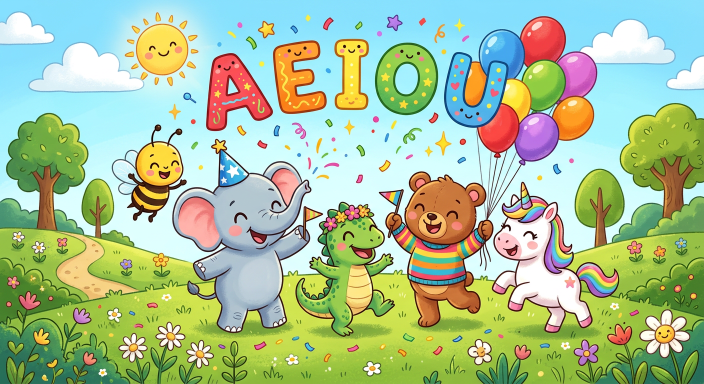
#> input picture images/characters_all.png, 1408 x 768 px (shown at 1/2 size)
$ python export_video.py 1.0
#> lines starting #> are read from the running program, lines starting #| are printed output that depends on the picture
import os
import sys
import math
import json
import subprocess
import numpy as np
from PIL import Image, ImageDraw, ImageFont

W, H = 1280, 720
FPS = 15

FONT_BOLD_PATH = "/usr/share/fonts/truetype/dejavu/DejaVuSans-Bold.ttf"
FONT_PATH = "/usr/share/fonts/truetype/dejavu/DejaVuSans.ttf"

def get_font(size, bold=True):
    p = FONT_BOLD_PATH if bold else FONT_PATH
    return ImageFont.truetype(p, size)

font_huge = get_font(84, True)
font_big = get_font(48, True)
font_med = get_font(32, True)
font_card_word = get_font(26, True)
font_card_sub = get_font(20, False)
font_badge = get_font(28, True)
font_sub = get_font(26, True)
font_small = get_font(22, True)

# Preload sprites
sprites = {}
for name in ['sprite_character_a.png', 'sprite_character_e.png', 'sprite_character_i.png', 'sprite_character_o.png', 'sprite_character_u.png']:
    p = os.path.join('images', name)
    if os.path.exists(p):
        sprites[name] = Image.open(p).convert('RGBA')

if os.path.exists('images/characters_all.png'):
    im_all = Image.open('images/characters_all.png').convert('RGBA')
    sprites['characters_all.png'] = im_all

# Pre-render colorful base background
def make_base_background():
    bg = Image.new('RGB', (W, H), (140, 215, 255))
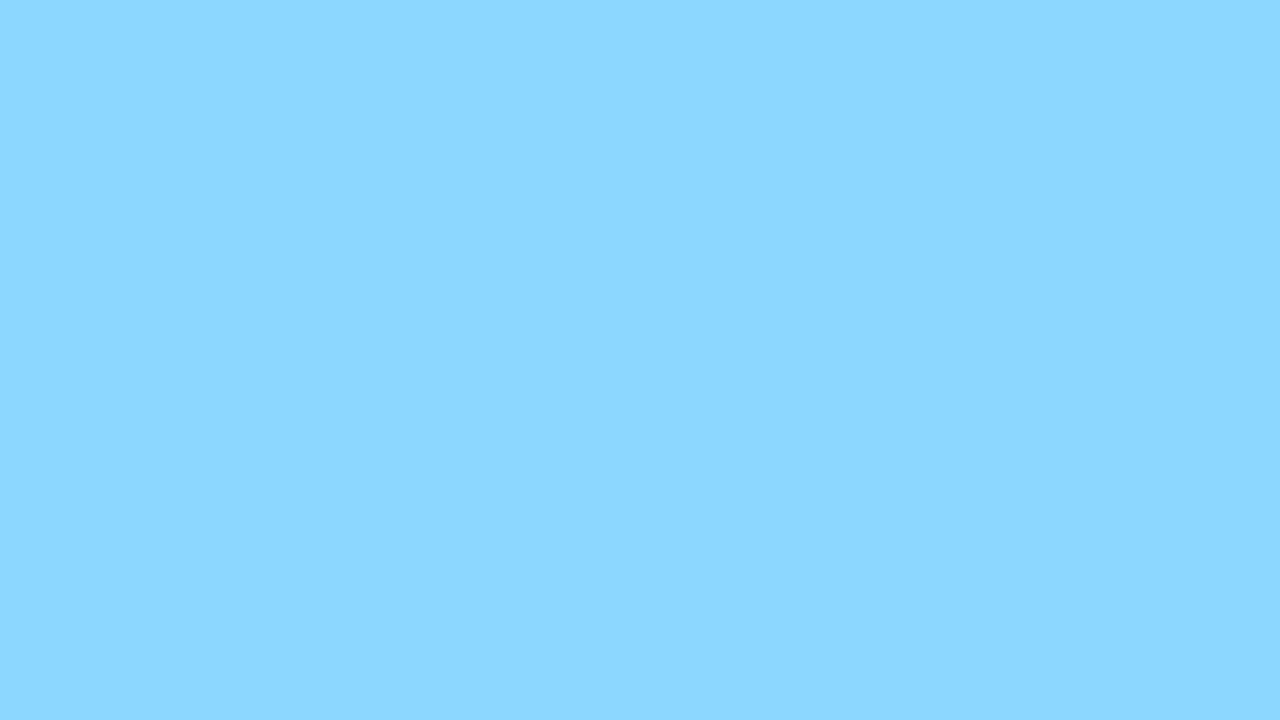
#> bg: PIL image 1280x720 RGB; mean R, G, B 140, 215, 255
    draw = ImageDraw.Draw(bg)
    # Sky gradient
    for y in range(H):
        r = int(140 + (220 - 140) * (y / H))
        g = int(215 + (245 - 215) * (y / H))
        b = int(255 + (220 - 255) * (y / H))
        draw.line([(0, y), (W, y)], fill=(r, g, b))

    # Sun with rays
    sun_x, sun_y = 1120, 100
    draw.ellipse([sun_x - 75, sun_y - 75, sun_x + 75, sun_y + 75], fill=(255, 240, 80))
    draw.ellipse([sun_x - 60, sun_y - 60, sun_x + 60, sun_y + 60], fill=(255, 220, 40))

    # Rolling green hills at bottom
    draw.chord([ -200, 420, 900, 950 ], 0, 360, fill=(130, 205, 80))
    draw.chord([ 400, 450, 1500, 1000 ], 0, 360, fill=(95, 185, 60))
    draw.chord([ -100, 480, 800, 1050 ], 0, 360, fill=(80, 175, 50))
    return bg

base_bg = make_base_background()
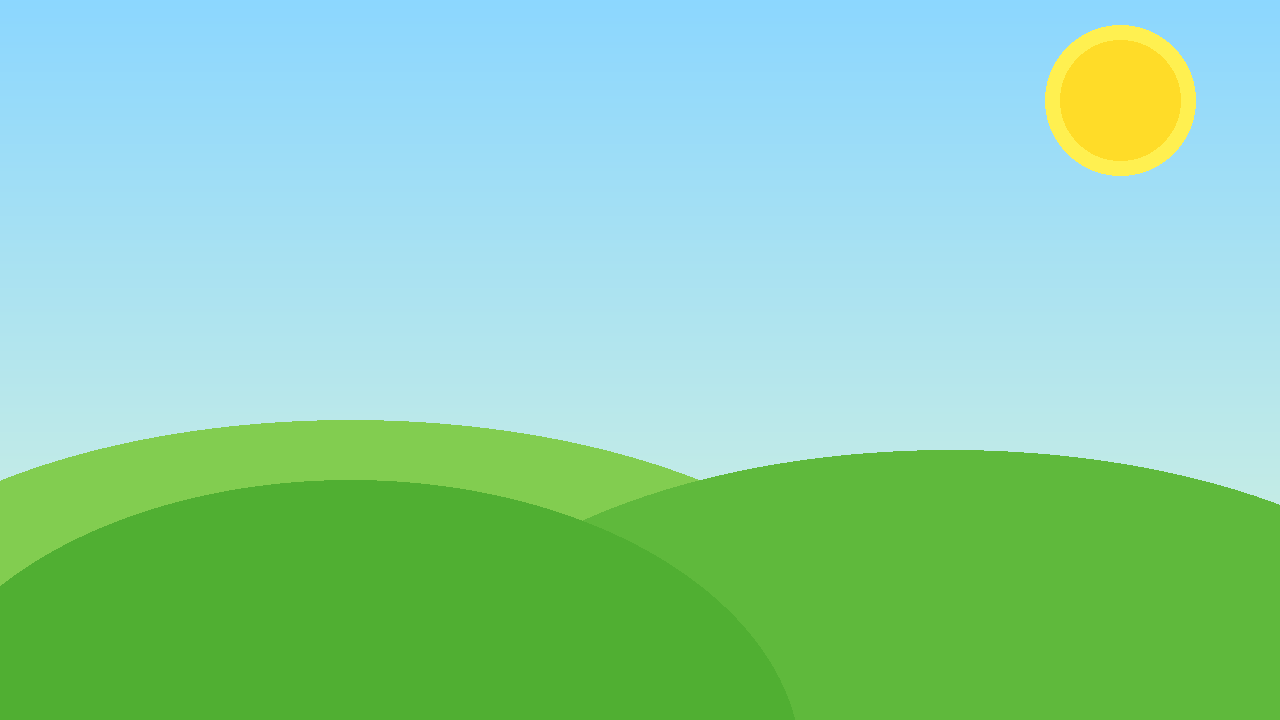
#> base_bg: PIL image 1280x720 RGB; mean R, G, B 139.8, 208.8, 170.4

CARDS_DATA = {
    "A a": [
        {"badge": "✈", "word": "AVIÓN", "sub": "Vuela alto en el cielo", "color": (230, 50, 50)},
        {"badge": "🌳", "word": "ÁRBOL", "sub": "Grande, fuerte y verde", "color": (40, 160, 40)},
        {"badge": "🐝", "word": "ABEJA", "sub": "Produce rica miel", "color": (230, 150, 0)}
    ],
    "E e": [
        {"badge": "★", "word": "ESTRELLA", "sub": "Brilla en la noche", "color": (220, 160, 0)},
        {"badge": "🪜", "word": "ESCALERA", "sub": "Para subir muy alto", "color": (20, 140, 220)},
        {"badge": "🐘", "word": "ELEFANTE", "sub": "Tierna trompa larga", "color": (150, 90, 210)}
    ],
    "I i": [
        {"badge": "🏝", "word": "ISLA", "sub": "Tierra rodeada de mar", "color": (0, 170, 160)},
        {"badge": "🧲", "word": "IMÁN", "sub": "Atrae cosas de metal", "color": (230, 40, 100)},
        {"badge": "🦎", "word": "IGUANA", "sub": "Amiga verde y curiosa", "color": (80, 170, 40)}
    ],
    "O o": [
        {"badge": "🐻", "word": "OSO", "sub": "Peludito y cariñoso", "color": (170, 90, 40)},
        {"badge": "👁", "word": "OJO", "sub": "Para mirar y descubrir", "color": (230, 110, 20)},
        {"badge": "🍲", "word": "OLLA", "sub": "Para cocinar comida rica", "color": (210, 60, 60)}
    ],
    "U u": [
        {"badge": "🍇", "word": "UVAS", "sub": "Frutitas ricas y dulces", "color": (150, 50, 200)},
        {"badge": "🦄", "word": "UNICORNIO", "sub": "Mágico con cuerno de oro", "color": (220, 80, 170)},
        {"badge": "1", "word": "UNO", "sub": "El primer número", "color": (20, 150, 220)}
    ]
}

def draw_rounded_rect(draw, bbox, radius, fill, outline=None, width=3):
    draw.rounded_rectangle(bbox, radius=radius, fill=fill, outline=outline, width=width)

# [164 lines left out: functions draw_text_with_outline, render_frame_fast, not called in this run]

def export_full_video(output_mp4="video_vocales_educativo.mp4", max_seconds=None):
#> (the run stopped early here; a loop or call above may not have finished)
